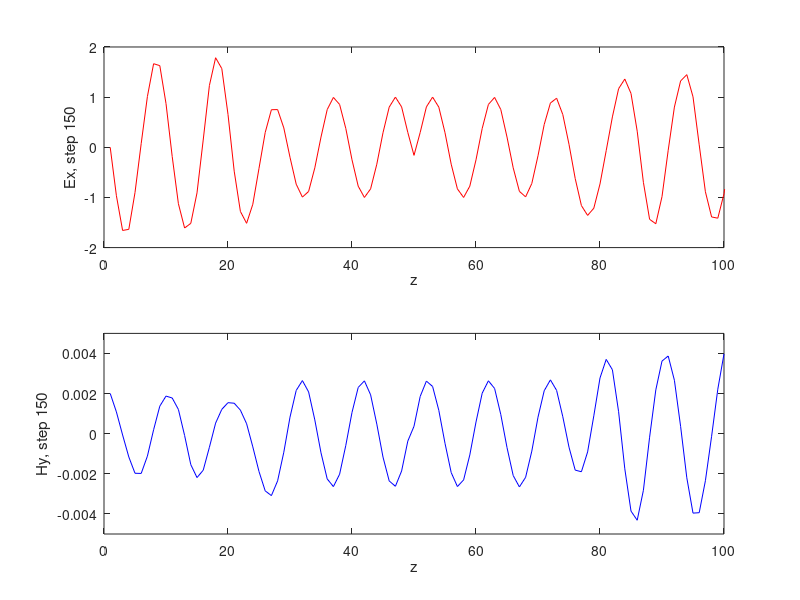

MATLAB code to generate this figure:
% This program demonstrates a one-dimensional FDTD simulation.
% The program mainly simulates the propagation of electromagnetic wave in Z 
% directionin free space. The excitation source is a harmonic field source.
% The simplest PEC boundary condition is used as the boundary condition.

% 该程序演示了一维FDTD模拟。该程序主要模拟电磁波在自由空间中z方向上的传播。
% 激励源为时谐场源。边界条件为最简单的PEC边界条件。

clc;
clear;
close all;

%***********************************************************************
% Fundamental constants 基本常数
%***********************************************************************

eps0 = 8.85e-12;	% permittivity of vacuum 真空介电常数
mu0 = 4*pi*1e-7;	% permeability of vacuum 真空磁导率
c0 = 1/sqrt(mu0*eps0);	% speed of light 光速

%***********************************************************************
% Mesh parameters 网格参数
%***********************************************************************

Nz = 100;	% number of cells in 1D problem space 一维问题空间中的单元数
Nt = 150;	% number of iterations 迭代次数
dz = 3e-2;	% space step 空间步长
dt = 1/(2.0*c0*sqrt(1/dz^2));	%time step 时间步长

%***********************************************************************
% Material properties 媒质特性
%***********************************************************************

epsR = 1;	% relative permittivity 相对介电常数
muR = 1;	% relative permeability 相对电导率
sigE = 0;	% electric conductivity 电导率
sigH = 0;	% effective magnetism conductivity 等效磁导率

%***********************************************************************
% Boundary conditions 边界条件
%***********************************************************************

% PEC边界条件

%***********************************************************************
% Updating coefficients 更新系数
%***********************************************************************

CA = (eps0*epsR/dt-sigE/2)/(eps0*epsR/dt+sigE/2);
CB = 1/(eps0*epsR/dt+sigE/2);
CP = (mu0*muR/dt-sigH/2)/(mu0*muR/dt+sigH/2);
CQ = 1/(mu0*muR/dt+sigH/2);

%***********************************************************************
% Source excitation 源激励
%***********************************************************************

fre = 1.0e+9; % frequency 频率
Jz = round(Nz/2);   % position 位置

%***********************************************************************
% Initializing field arrays 初始化场
%***********************************************************************

Ex = zeros(Nz+1,1);
Hy = zeros(Nz,1);

%***********************************************************************
% BEGIN TIME-STEPPING LOOP 开始迭代
%***********************************************************************

for n=1:Nt
    
    % Set excitation source 设置激励源
%     Ex(1) = sin(2.0*pi*fre*dt*n);
%     Ex(Jz) = 1;
    Ex(Jz) = sin(2.0*pi*fre*dt*n);
%     Ex(Nz+1) = sin(2.0*pi*fre*dt*n);

    % Update magnetic field 更新磁场
    for k = 1:Nz
        Hy(k) = CP*Hy(k)-CQ*(Ex(k+1)-Ex(k))/dz;
    end
    
    % Update electric field 更新电场
    for k = 2:Nz
        Ex(k) = CA*Ex(k)-CB*(Hy(k)-Hy(k-1))/dz;
    end
   
    % Set boundary conditions 设置边界条件
    
    % Visualize fields 可视化场
    subplot(2,1,1),plot(Ex,'r');
    xlabel('z');ylabel(['Ex, step ',int2str(n)]);axis([0 100 -2 2]);
    subplot(2,1,2),plot(Hy,'b');
    xlabel('z');ylabel(['Hy, step ',int2str(n)]);axis([0 100 -5e-3 5e-3]);
    drawnow;

end

%***********************************************************************
% END TIME-STEPPING LOOP 终止迭代
%***********************************************************************